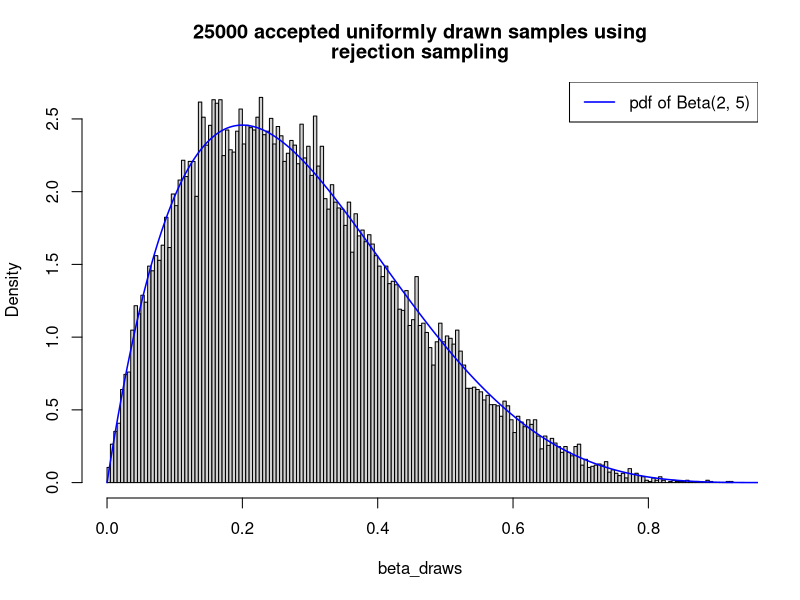

The R script that drew this image:
# Illustration of pseudo random generated number using the rejection sampling

rejection_sampling <- function(n_samples, sample_function, acceptance_bound) {
    # Returns n_samples from a random variable having the density function
    # f where the function bound is written as
    # function_bound = f / (K * acceptance_bound).
    
    # ARGS:
    # n_samples - Number of drawn samples.
    # sample_function - Function returning a sample with syntax
    # sample_function(1).
    # acceptance_bound - Higher for accepting the uniform draws.

    draw_sample <- function(sample_function, acceptance_bound) {
        # Helper function that draws uniform samples until the acceptance bound
        # criteria is met.
        draw_accepted = FALSE
        while (draw_accepted == FALSE) {
            # Draw samples
            X <- sample_function(1)
            U <- runif(n=1, min=0, max=1)
            if (U <= acceptance_bound(X)) {
                return (X)
            }
        }
    }
    # Return vector with n_samples number of draws
    return (replicate(n_samples, draw_sample(sample_function, acceptance_bound)))
}


# Illustrate drawing random samples from a Beta(2, 5) distribution, that is
# samples having the distribution function (x*(1 - x)^4) / B(2, 5)
sample_function <- function(x) return (runif(n=x, min=0, max=1))
acceptance_bound_beta <-function(x) {
    # Function defining a higher bound used when accept/reject uniform samples.
    # We accept the samples if U <= f(x*) / (k*g(x*)) = acceptance_bound_beta(x*),
    # where x* is drawn from the function g

    # We have used g = U(0, 1) and f = Beta(2,5)
    return ((x*(1-x)^4) * (5^5 / 4^4))
}

N_SAMPLES <- 25000
beta_draws <- rejection_sampling(N_SAMPLES, sample_function, acceptance_bound_beta)
beta_pdf_range <- seq(0, 1, length=300)

# Illustate Beta(2, 5) distributed samples using rejection sampling
plot_title <- c('25000 accepted uniformly drawn samples using',
                'rejection sampling')
hist(beta_draws, breaks=250, probability=TRUE, main=plot_title)
lines(beta_pdf_range, dbeta(beta_pdf_range, shape1=2, shape2=5), col='blue',
      lwd=1.5)
legend('topright', c('pdf of Beta(2, 5)'), col='blue', lwd=1.5)

# dev.copy(jpeg, 'illustration_rejection_sampling.jpeg')
# dev.off()
